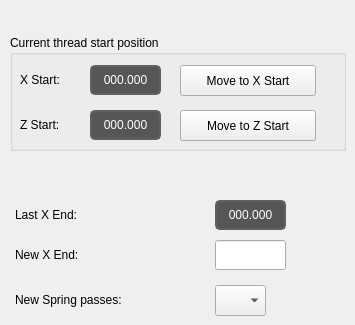
    <widget class="QWidget" name="pageThreading5">
     <widget class="QGroupBox" name="groupBox_6">
      <property name="geometry">
       <rect>
        <x>10</x>
        <y>35</y>
        <width>336</width>
        <height>116</height>
       </rect>
      </property>
      <property name="title">
       <string>Current thread start position </string>
      </property>
      <widget class="QLabel" name="currentThreadXStart">
       <property name="geometry">
        <rect>
         <x>80</x>
         <y>30</y>
         <width>71</width>
         <height>30</height>
        </rect>
       </property>
       <property name="styleSheet">
        <string notr="true">QLabel {
    border-style: solid;
    border-color: rgb(96, 96, 97);
    border-width: 2px;
    border-radius: 5px;
    color: white;
    background: rgb(86, 86, 87);
	font: 11pt &quot;Noto&quot;;
}</string>
       </property>
       <property name="text">
        <string>000.000</string>
       </property>
       <property name="alignment">
        <set>Qt::AlignCenter</set>
       </property>
      </widget>
      <widget class="QLabel" name="label_76">
       <property name="geometry">
        <rect>
         <x>10</x>
         <y>75</y>
         <width>56</width>
         <height>30</height>
        </rect>
       </property>
       <property name="styleSheet">
        <string notr="true">font: 11pt &quot;Noto Sans&quot;;</string>
       </property>
       <property name="text">
        <string>Z Start:</string>
       </property>
      </widget>
      <widget class="QLabel" name="currentThreadZStart">
       <property name="geometry">
        <rect>
         <x>80</x>
         <y>75</y>
         <width>71</width>
         <height>30</height>
        </rect>
       </property>
       <property name="styleSheet">
        <string notr="true">QLabel {
    border-style: solid;
    border-color: rgb(96, 96, 97);
    border-width: 2px;
    border-radius: 5px;
    color: white;
    background: rgb(86, 86, 87);
	font: 11pt &quot;Noto&quot;;
}</string>
       </property>
       <property name="text">
        <string>000.000</string>
       </property>
       <property name="alignment">
        <set>Qt::AlignCenter</set>
       </property>
      </widget>
      <widget class="QLabel" name="label_75">
       <property name="geometry">
        <rect>
         <x>10</x>
         <y>30</y>
         <width>56</width>
         <height>30</height>
        </rect>
       </property>
       <property name="styleSheet">
        <string notr="true">font: 11pt &quot;Noto Sans&quot;;</string>
       </property>
       <property name="text">
        <string>X Start:</string>
       </property>
      </widget>
      <widget class="QPushButton" name="btnMoveToPosX">
       <property name="geometry">
        <rect>
         <x>170</x>
         <y>30</y>
         <width>136</width>
         <height>31</height>
        </rect>
       </property>
       <property name="text">
        <string>Move to X Start</string>
       </property>
      </widget>
      <widget class="QPushButton" name="btnMoveToPosZ">
       <property name="geometry">
        <rect>
         <x>170</x>
         <y>75</y>
         <width>136</width>
         <height>31</height>
        </rect>
       </property>
       <property name="text">
        <string>Move to Z Start</string>
       </property>
      </widget>
     </widget>
     <widget class="QLabel" name="lastXEnd">
      <property name="geometry">
       <rect>
        <x>215</x>
        <y>200</y>
        <width>71</width>
        <height>30</height>
       </rect>
      </property>
      <property name="styleSheet">
       <string notr="true">QLabel {
    border-style: solid;
    border-color: rgb(96, 96, 97);
    border-width: 2px;
    border-radius: 5px;
    color: white;
    background: rgb(86, 86, 87);
	font: 11pt &quot;Noto&quot;;
}</string>
      </property>
      <property name="text">
       <string>000.000</string>
      </property>
      <property name="alignment">
       <set>Qt::AlignCenter</set>
      </property>
     </widget>
     <widget class="QLabel" name="label_77">
      <property name="geometry">
       <rect>
        <x>15</x>
        <y>200</y>
        <width>171</width>
        <height>30</height>
       </rect>
      </property>
      <property name="styleSheet">
       <string notr="true">font: 11pt &quot;Noto Sans&quot;;</string>
      </property>
      <property name="text">
       <string>Last X End:</string>
      </property>
     </widget>
     <widget class="QLabel" name="label_92">
      <property name="geometry">
       <rect>
        <x>15</x>
        <y>240</y>
        <width>141</width>
        <height>30</height>
       </rect>
      </property>
      <property name="styleSheet">
       <string notr="true">font: 11pt &quot;Noto Sans&quot;;</string>
      </property>
      <property name="text">
       <string>New X End:</string>
      </property>
     </widget>
     <widget class="QLineEdit" name="newXEnd">
      <property name="geometry">
       <rect>
        <x>215</x>
        <y>240</y>
        <width>71</width>
        <height>30</height>
       </rect>
      </property>
      <property name="focusPolicy">
       <enum>Qt::StrongFocus</enum>
      </property>
      <property name="styleSheet">
       <string notr="true">font: 11pt &quot;Noto Sans&quot;;</string>
      </property>
      <property name="alignment">
       <set>Qt::AlignRight|Qt::AlignTrailing|Qt::AlignVCenter</set>
      </property>
     </widget>
     <widget class="VCPSettingsComboBox" name="threadingNewSpringPasses">
      <property name="geometry">
       <rect>
        <x>215</x>
        <y>285</y>
        <width>51</width>
        <height>31</height>
       </rect>
      </property>
      <property name="layoutDirection">
       <enum>Qt::LeftToRight</enum>
      </property>
      <property name="styleSheet">
       <string notr="true">font: 11pt &quot;Noto Sans&quot;;</string>
      </property>
      <property name="settingName" stdset="0">
       <string>quick-cycles.threading-spring-passes</string>
      </property>
     </widget>
     <widget class="QLabel" name="label_94">
      <property name="geometry">
       <rect>
        <x>15</x>
        <y>285</y>
        <width>161</width>
        <height>30</height>
       </rect>
      </property>
      <property name="styleSheet">
       <string notr="true">font: 11pt &quot;Noto Sans&quot;;</string>
      </property>
      <property name="text">
       <string>New Spring passes:</string>
      </property>
     </widget>
    </widget>
